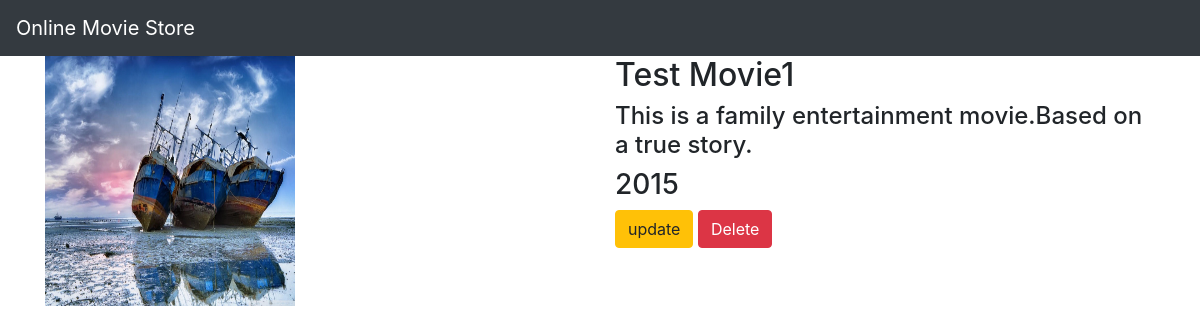
The app's page /movie/2/ with its own data.
### movieapp/models.py (models this page shows, shortened)
class Movie(models.Model):
    name=models.CharField(max_length=250)
    desc=models.TextField()
    year=models.IntegerField()
    img=models.ImageField(upload_to='gallery')

### movieapp/views.py (the view)
# urls.py: path('movie/<int:movie_id>/',views.detail,name='detail'),
def detail(request,movie_id):
    movie=Movie.objects.get(id=movie_id)
    return render(request,"detail.html",{'movie':movie})

### templates/detail.html
{% extends 'base.html' %}
{% block body %}
<div class="container">
    <div class="row">
        <div class="col-md-6">
         <img src="{{movie.img.url}}" width="250" height="250">
        </div>
 <div class="col-md-6">
    <h2>{{movie.name}}</h2>
     <h4>{{movie.desc}}</h4>
    <h3>{{movie.year}}</h3>
     <a class="btn btn-warning" href="{% url 'movieapp:update' movie.id %}">update</a>
     <a class="btn btn-danger" href="{% url 'movieapp:delete' movie.id %}">Delete</a>
 </div>
        </div>
</div>
{% endblock %}

### static/style.css (style rules this page uses)
body { background-color:tomato; }

### records on screen
Movie: img (picture), name "Test Movie1", desc "This is a family entertainment movie.Based on a true story.", year "2015"
